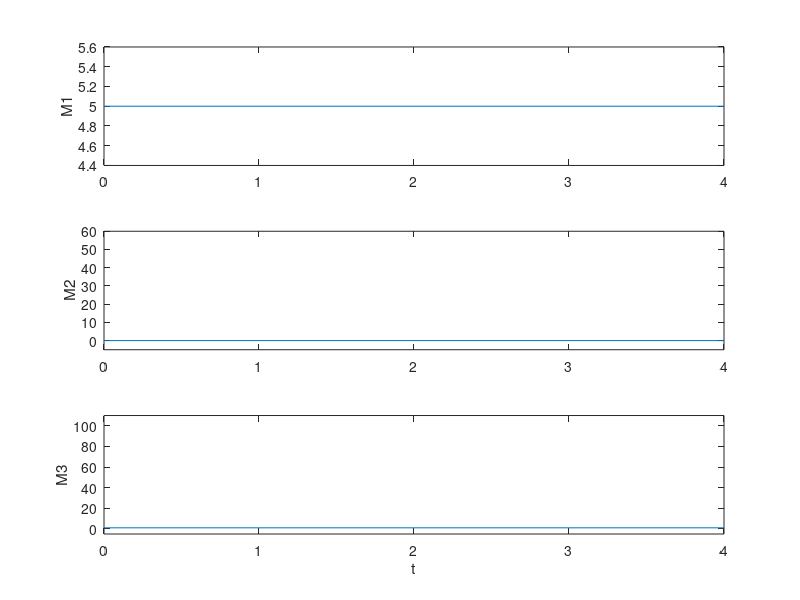

Recreate this plot in MATLAB.
%% generate the test data as well as M1-M3
K = 4;
N = 3;  % usually 6 but we only have cases 1 to 3

C_k = [50, 150, 310, 350];          % in [F]
v_sk_max = [2.7, 2.7, 2.7, 2.7];    % in [V]
R_sk_max = [20, 14, 2.2, 3.2];    % in [mOhm] --> TODO: check for units

T = 5;     % for debugging
% T = 200;
M1 = 5 * ones(T, 1);
M2 = zeros(T,1);
M3 = ones(T, 1);
t = 0:T-1;

for i=1:10:T-10
    M2(i+8) = 50;
    M2(i+9) = 50;
end

for i=7:35:T
    M3(i) = 100;
end

I_Mn = [M1, M2, M3];


%% plot test data M1-M3
subplot(3,1,1);
plot(t, M1);
ylabel('M1')

subplot(3,1,2);
plot(t, M2);
ylabel('M2')
ylim([-5, 60])

subplot(3,1,3);
plot(t, M3);
ylabel('M3')
xlabel('t')
ylim([-5, 110])